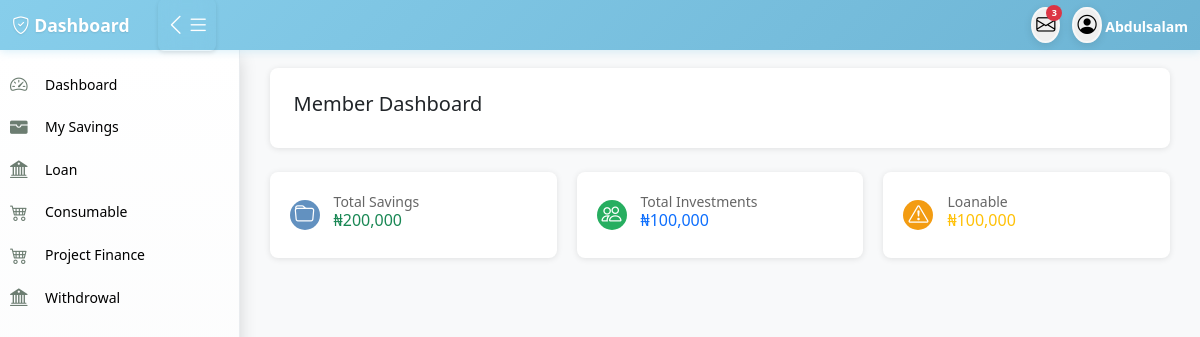
The app's page /member/member_dashboard/ (signed in), older data.
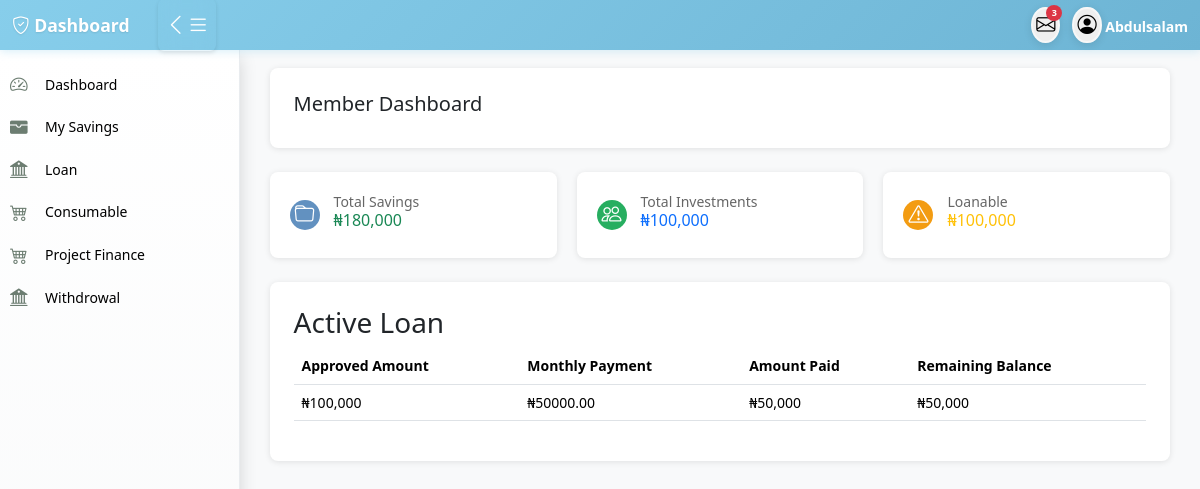
The same page, newer data.
### accounts/models.py (models this page shows, shortened)
class Member(models.Model):
    member = models.OneToOneField(User, on_delete=models.CASCADE, null=True, blank=True,related_name='member')
    ippis = models.IntegerField(unique=True)  # Required and unique
    total_savings = models.DecimalField(max_digits=12, decimal_places=2, blank=True, null=True)

### loan/models.py (models this page shows, shortened)
class LoanRequest(models.Model):
    member = models.ForeignKey(Member, on_delete=models.CASCADE, related_name="loan_requests")
    loan_type = models.ForeignKey(LoanType, on_delete=models.SET_NULL, null=True, blank=True)
    amount = models.DecimalField(max_digits=10, decimal_places=2)
    approved_amount = models.DecimalField(max_digits=10, decimal_places=2, null=True, blank=True)
    loan_term_months = models.PositiveIntegerField()
    application_date = models.DateField(default=today_date)
    approval_date = models.DateField(null=True, blank=True)
    status = models.CharField(max_length=20,choices=[ ("pending", "Pending"),("approved", "Approved"),("rejected", "Rejected"),  ("Fullpaid", "Fullpaid") ], default="pending",)
    rejection_reason = models.TextField(blank=True, null=True)
    file_one = models.ImageField(upload_to='file_one', blank=True, null=True)
    bank_name = models.ForeignKey(BankName,on_delete=models.CASCADE)
    bank_code = models.ForeignKey(BankCode,on_delete=models.CASCADE)
    account_number  = models.CharField(max_length=100)
    guarantor = models.ForeignKey(Member, on_delete=models.SET_NULL, null=True, blank=True, related_name="guaranteed_loans")
    guarantor_accepted = models.BooleanField(default=False)
    created_by = models.ForeignKey(User,on_delete=models.CASCADE)
    approved_by = models.ForeignKey(User, on_delete=models.SET_NULL, null=True, blank=True, related_name='approved_loan')
    date_created = models.DateTimeField(auto_now_add=True)
    class Meta:
        constraints = [
            models.CheckConstraint(
                check=models.Q(approved_amount__lte=models.F('amount')),
                name='approved_amount_not_greater_than_requested'
            ),
        ]
    @property
    def monthly_payment(self):
        if self.approved_amount and self.loan_term_months > 0:
            total_payment = self.approved_amount
            return total_payment / self.loan_term_months
        return None

### member/views.py (the view, shortened to what this page needs)
# urls.py: path('member_dashboard/',views.member_dashboard,name="member_dashboard"),
@login_required
def member_dashboard(request):
    try:
        member = Member.objects.get(member=request.user)
    except Member.DoesNotExist:
        return redirect('login')
    pending_guarantor_requests = ProjectFinanceRequest.objects.filter(
        guarantor=member,
        guarantor_status='Pending'
    ).order_by('-created_at').select_related('application__member__member')
    pending_guarantor_loans = LoanRequest.objects.filter(
        guarantor=member,
        guarantor_accepted=False,
        status="pending"
    )
    loanable_total = Loanable.objects.filter(member=member).aggregate(
        total=Sum('amount')
    )['total'] or 0
    investment_total = Investment.objects.filter(member=member).aggregate(
        total=Sum('amount')
    )['total'] or 0
    today = date.today()
    current_month = today.month
    current_year = today.year
    first_day_of_current_month = date(current_year, current_month, 1)
    previous_month_date = first_day_of_current_month - relativedelta(months=4)
    previous_month = previous_month_date.month
    previous_year = previous_month_date.year
    monthly_saving = Savings.objects.filter(
        member=member,
        month__month=current_month,
        month__year=current_year
    ).first()
    previous_monthly_saving = Savings.objects.filter(
        member=member,
        month__month=previous_month,
        month__year=previous_year
    ).first()
    active_loan = LoanRequest.objects.filter(
        member=member,
        status='approved'
    ).order_by('-approval_date').first()
    if not active_loan:
        active_loan = LoanRequest.objects.filter(
            member=member,
            status='rejected'
        ).order_by('-approval_date').first()
    loan_paid = loan_balance = monthly_payment = 0
    if active_loan and active_loan.status == 'approved':
        repaybacks = LoanRepayback.objects.filter(loan_request=active_loan)
        loan_paid = repaybacks.aggregate(total=Sum('amount_paid'))['total'] or 0
        loan_balance = active_loan.approved_amount - loan_paid
        monthly_payment = active_loan.monthly_payment
        print(monthly_payment,monthly_payment)
    loan_types = LoanType.objects.all()
    consumable_requests = ConsumableRequest.objects.filter(user=request.user) \
        .prefetch_related('details__item') \
        .order_by('-date_created')[:5]
    approved_consumable = ConsumableRequest.objects.filter(user=request.user, status='Approved') \
        .order_by('-date_created')
    total_remaining = 0
    consumable_data = []
    context = {
        'member': member,
        'total_savings': member.total_savings or 0,
        'monthly_saving': monthly_saving.month_saving if monthly_saving else 0,
        'previous_monthly_saving': previous_monthly_saving.month_saving if previous_monthly_saving else 0,
        'loan': active_loan,
        'loan_paid': loan_paid,
        'loan_balance': loan_balance,
        'monthly_payment': monthly_payment,
        'loan_types': loan_types,
        'consumable_requests': consumable_requests,
        'approved_consumable': consumable_data,
        'loanable_total': loanable_total,
        'investment_total': investment_total,
        'approved_consumable': consumable_data,
        'total_remaining': total_remaining,
        "pending_guarantor_loans": pending_guarantor_loans,
        'pending_guarantor_requests':pending_guarantor_requests
    }
    return render(request, 'member/member_dashboard.html', context)

### templates/member/member_dashboard.html (shortened to what this page needs)
{% extends 'base/base.html' %}
{% load humanize %}
{% load static %}
{% block content %}
<div id="dashboard" class="content-section active">
    <div class="content-card">
        <h5>Member Dashboard</h5>
    </div>
</div>
       <div class="stats-grid">
        <div class="stat-card">
            <div class="stat-icon bg-primary">
                <i class="bi bi-folder"></i>
            </div>
            <div class="stat-content">
                <p>Total Savings</p>
                <h6 class="text-success">₦{{ total_savings|floatformat:0|intcomma }}</h6>
            </div>
        </div>
        <div class="stat-card">
            <div class="stat-icon bg-success">
                <i class="bi bi-people"></i>
            </div>
            <div class="stat-content">
                <p>Total Investments</p>
                <h6 class="text-primary">₦{{ investment_total|floatformat:0|intcomma }}</h6>
            </div>
        </div>
        <div class="stat-card">
            <div class="stat-icon bg-warning">
                <i class="bi bi-exclamation-triangle"></i>
            </div>
            <div class="stat-content">
                <p>Loanable</p>
                <h6 class="text-warning"> ₦{{ loanable_total|floatformat:0|intcomma }}</h6>
            </div>
        </div>
    </div>
     {% if loan and loan.status != "rejected" %}
    <div class="content-card">
        <h3>Active Loan</h3>
        <div class="table-responsive">
            <table class="table table-hover">
                <thead>
                    <tr>
                        <th>Approved Amount</th>
                        <th>Monthly Payment</th>
                        <th>Amount Paid</th>
                        <th>Remaining Balance</th>
                    </tr>
                </thead>
                <tbody>
                    <tr>
                        <td>₦{{ loan.approved_amount|floatformat:0|intcomma }}</td>
                        <td>₦{{ loan.monthly_payment|floatformat:2 }}</td>
                        <td>₦{{ loan_paid|floatformat:0|intcomma }}</td>
                        <td>₦{{ loan_balance|floatformat:0|intcomma }}</td>
                    </tr>
                </tbody>
            </table>
        </div>
    </div>
    {% endif %}
</div>
{% endblock content %}

Row changes from the older to the newer data that the page shows:
changed Member: total_savings "200,000" → "180,000"
added LoanRequest: approved_amount "100,000", monthly_payment "50000.00"
Text that changed along with them:
{{ loan_paid|floatformat:0|intcomma }}: (not shown) → "50,000"
{{ loan_balance|floatformat:0|intcomma }}: (not shown) → "50,000"
text now shown: "Active Loan Approved Amount Monthly Payment Amount Paid Remaining Balance ₦ ₦ ₦ ₦"
